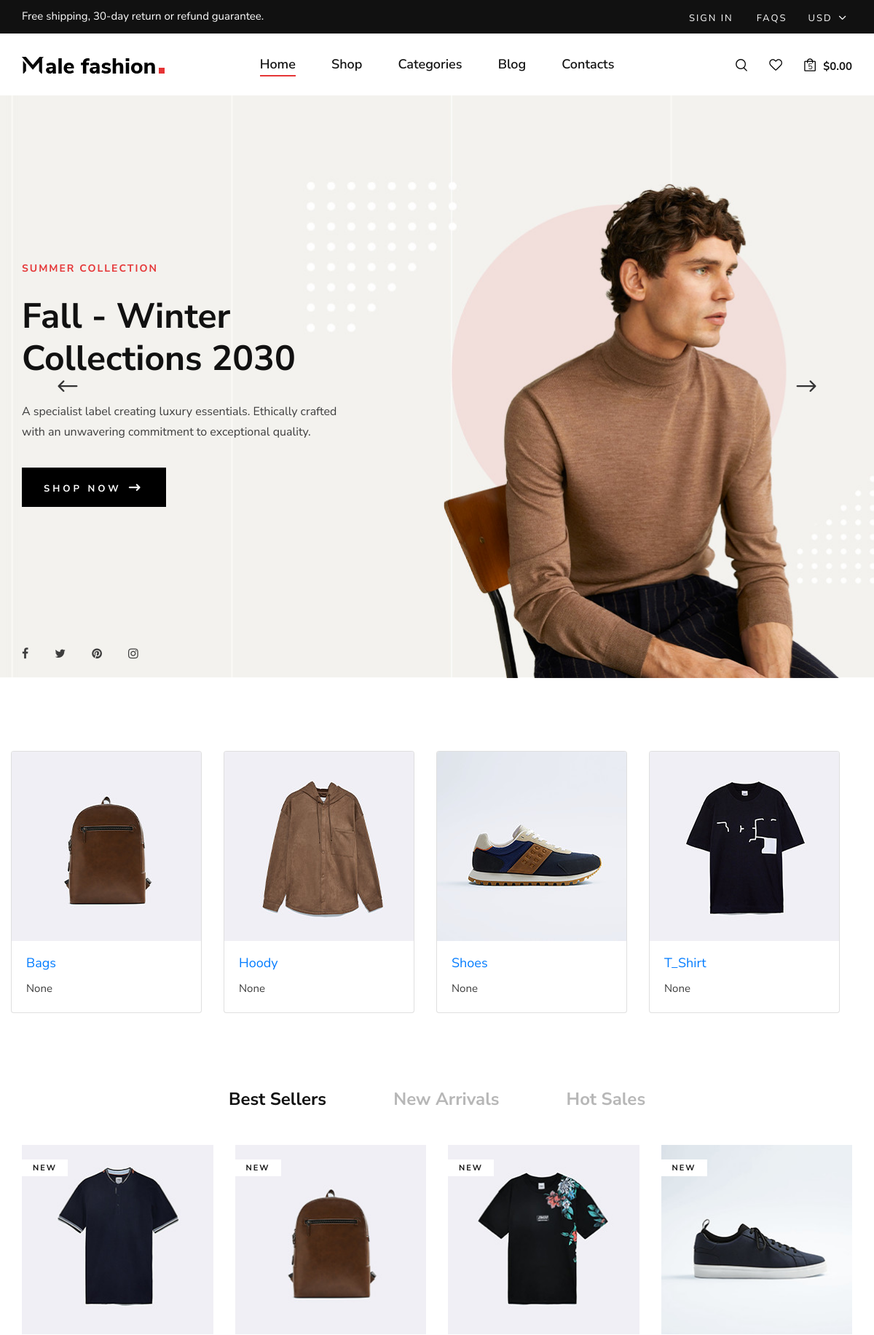
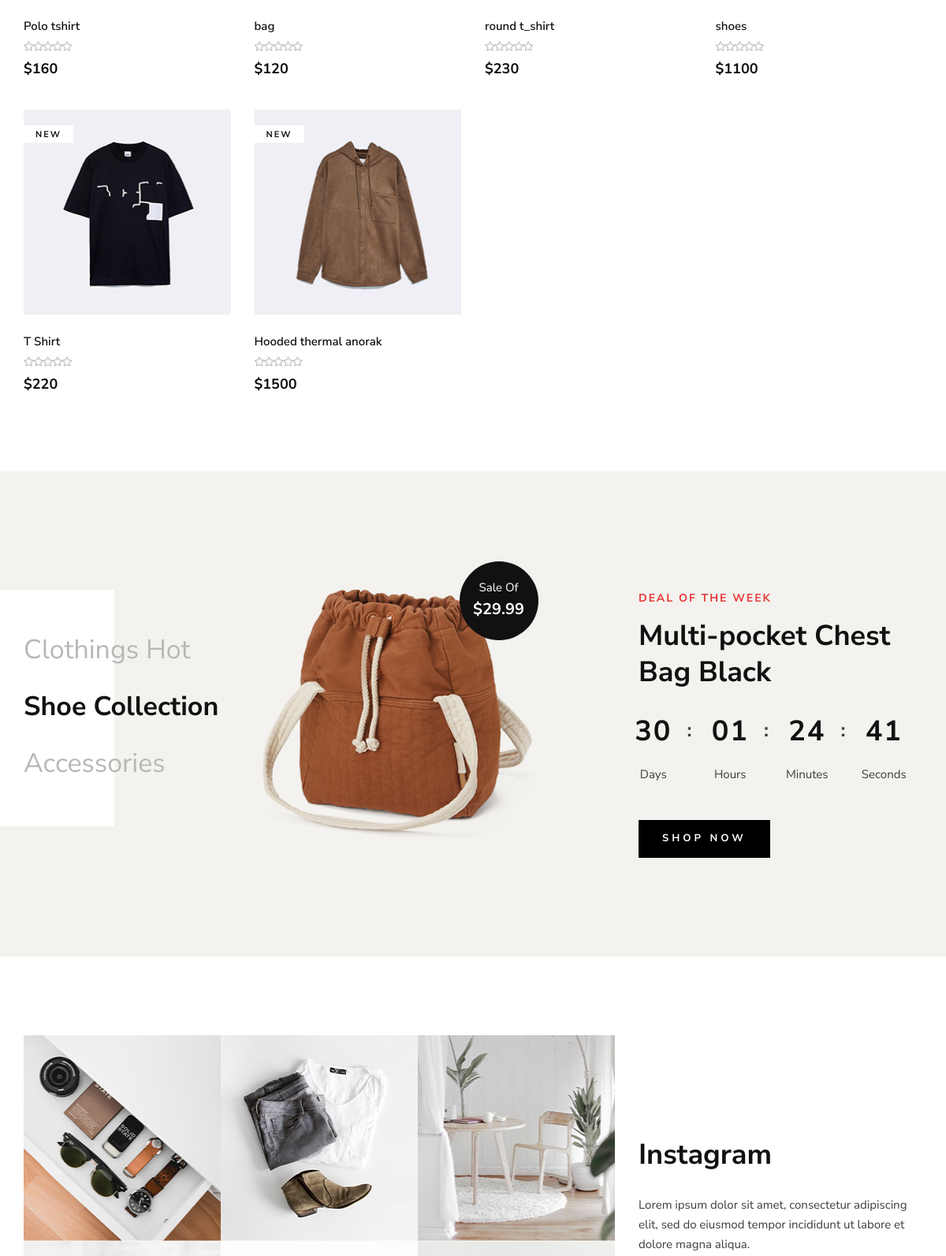
The page / (upper part) on the database its author committed (2 pictures, top to bottom).
### category/models.py (models this page shows)
class Category(models.Model):
    category_name = models.CharField(unique=True, max_length=50)
    slug = models.SlugField(unique=True, max_length=100)
    image = models.ImageField( upload_to='cat_img' , blank=True)
    clas = models.CharField(max_length=50 ,blank=True ,null=True)
    description = models.TextField(max_length=10000,blank=True ,null=True)
    class Meta:
        verbose_name = 'category'
        verbose_name_plural = 'categories'
    def get_url(self):
        return reverse('product_by_category',args=[self.slug])
    def __str__(self):
        return str(self.category_name)

### store/models.py (models this page shows, shortened)
class Product(models.Model):
    name = models.CharField( max_length=50 , unique=True)
    slug = models.SlugField(max_length=50 , unique=True)
    description = models.TextField( max_length=2000 , blank=True)
    image = models.ImageField( upload_to='product_img')
    price = models.IntegerField()
    discount = models.IntegerField(default=0)
    stock = models.IntegerField()
    is_available = models.BooleanField(default=True)
    tags = TaggableManager()
    category = models.ForeignKey("category.Category",related_name=("product"), verbose_name=("category product"), on_delete=models.CASCADE)
    created_at = models.DateTimeField(auto_now_add=True)
    modified_date = models.DateField( auto_now=True)
    def __str__(self):
        return self.name

### project/views.py (the view)
# urls.py: 2. Add a URL to urlpatterns:  path('', views.home, name='home')
def home(request):
    products = Product.objects.all().filter(is_available=True).order_by('-created_at')[:12]
    context = {
        'products':products,
    }
    return render(request,'home.html' , context)

### category/category_context.py (called while the page is built)
def menu_links(request):
    links = Category.objects.all().annotate(products_count=Count('product'))[:10]
    return dict(links=links)

### templates/home.html (shortened to what this page needs)
{% extends "base.html" %}
{% load static %}
{% block content %}
<section class="hero">
    <div class="hero__slider owl-carousel">
        <div class="hero__items set-bg" data-setbg="{% static 'img/hero/hero-1.jpg'%}">
            <div class="container">
                <div class="row">
                    <div class="col-xl-5 col-lg-7 col-md-8">
                        <div class="hero__text">
                            <h6>Summer Collection</h6>
                            <h2>Fall - Winter Collections 2030</h2>
                            <p>A specialist label creating luxury essentials. Ethically crafted with an unwavering
                                commitment to exceptional quality.</p>
                            <a href="#" class="primary-btn">Shop now <span class="arrow_right"></span></a>
                            <div class="hero__social">
                                <a href="#"><i class="fa fa-facebook"></i></a>
                                <a href="#"><i class="fa fa-twitter"></i></a>
                                <a href="#"><i class="fa fa-pinterest"></i></a>
                                <a href="#"><i class="fa fa-instagram"></i></a>
                            </div>
                        </div>
                    </div>
                </div>
            </div>
        </div>
    </div>
</section>
<section class="banner spad">
    <div class="container">
        <div class="row">
            <div class="card-deck">
                {% for category in links %}
                <div class="card">
                    <img class="card-img-top" src="{{category.image.url}}" alt="Card image cap">
                    <div class="card-body">
                        <h5 class="card-title"><a href="{{category.get_url}}">{{category}}</a></h5>
                        <p class="card-text">{{category.description}}</p>
                    </div>
                </div>
                {% endfor %}
            </div>
        </div>
    </div>
</section>
<section class="product spad">
    <div class="container">
        <div class="row">
            <div class="col-lg-12">
                <ul class="filter__controls">
                    <li class="active" data-filter="*">Best Sellers</li>
                    <li data-filter=".new-arrivals">New Arrivals</li>
                    <li data-filter=".hot-sales">Hot Sales</li>
                </ul>
            </div>
        </div>
        <div class="row product__filter">
            {% for product in products %}
            <div class="col-lg-3 col-md-6 col-sm-6 col-md-6 col-sm-6 mix new-arrivals">
                <div class="product__item">
                    <div class="product__item__pic set-bg" data-setbg="{{product.image.url}}">
                        <span class="label">New</span>
                    </div>
                    <div class="product__item__text">
                        <h6>{{product}}</h6>
                        <div class="rating">
                            <i class="fa fa-star-o"></i>
                            <i class="fa fa-star-o"></i>
                            <i class="fa fa-star-o"></i>
                            <i class="fa fa-star-o"></i>
                            <i class="fa fa-star-o"></i>
                        </div>
                        <h5>${{product.price}}</h5>
                    </div>
                </div>
            </div>
            {% endfor %}
        </div>
    </div>
</section>
<section class="categories spad">
    <div class="container">
        <div class="row">
            <div class="col-lg-3">
                <div class="categories__text">
                    <h2>Clothings Hot <br /> <span>Shoe Collection</span> <br /> Accessories</h2>
                </div>
            </div>
            <div class="col-lg-4">
                <div class="categories__hot__deal">
                    <img src="img/product-sale.png" alt="">
                    <div class="hot__deal__sticker">
                        <span>Sale Of</span>
                        <h5>$29.99</h5>
                    </div>
                </div>
            </div>
            <div class="col-lg-4 offset-lg-1">
                <div class="categories__deal__countdown">
                    <span>Deal Of The Week</span>
                    <h2>Multi-pocket Chest Bag Black</h2>
                    <div class="categories__deal__countdown__timer" id="countdown">
                    </div>
                    <a href="#" class="primary-btn">Shop now</a>
                </div>
            </div>
        </div>
    </div>
</section>
<section class="instagram spad">
    <div class="container">
        <div class="row">
            <div class="col-lg-8">
                <div class="instagram__pic">
                    <div class="instagram__pic__item set-bg" data-setbg="{% static 'img/instagram/instagram-1.jpg'%}">
                    </div>
                    <div class="instagram__pic__item set-bg" data-setbg="{% static 'img/instagram/instagram-2.jpg'%}">
                    </div>
                    <div class="instagram__pic__item set-bg" data-setbg="{% static 'img/instagram/instagram-3.jpg'%}">
                    </div>
                    <div class="instagram__pic__item set-bg" data-setbg="{% static 'img/instagram/instagram-4.jpg'%}">
                    </div>
                    <div class="instagram__pic__item set-bg" data-setbg="{% static 'img/instagram/instagram-5.jpg'%}">
                    </div>
                    <div class="instagram__pic__item set-bg" data-setbg="{% static 'img/instagram/instagram-6.jpg'%}">
                    </div>
                </div>
            </div>
            <div class="col-lg-4">
                <div class="instagram__text">
                    <h2>Instagram</h2>
                    <p>Lorem ipsum dolor sit amet, consectetur adipiscing elit, sed do eiusmod tempor incididunt ut
                        labore et dolore magna aliqua.</p>
                </div>
            </div>
        </div>
    </div>
</section>
{% endblock content %}

### rows shown on the page
Category: image (picture), category_name "Bags", description "None"
Category: image (picture), category_name "Hoody", description "None"
Category: image (picture), category_name "Shoes", description "None"
Category: image (picture), category_name "T_Shirt", description "None"
Product: shows a picture, name "Polo tshirt", price "160"
Product: shows a picture, name "bag", price "120"
Product: shows a picture, name "round t_shirt", price "230"
Product: shows a picture, name "shoes", price "1100"
Product: shows a picture, name "T Shirt", price "220"
Product: shows a picture, name "Hooded thermal anorak", price "1500"
